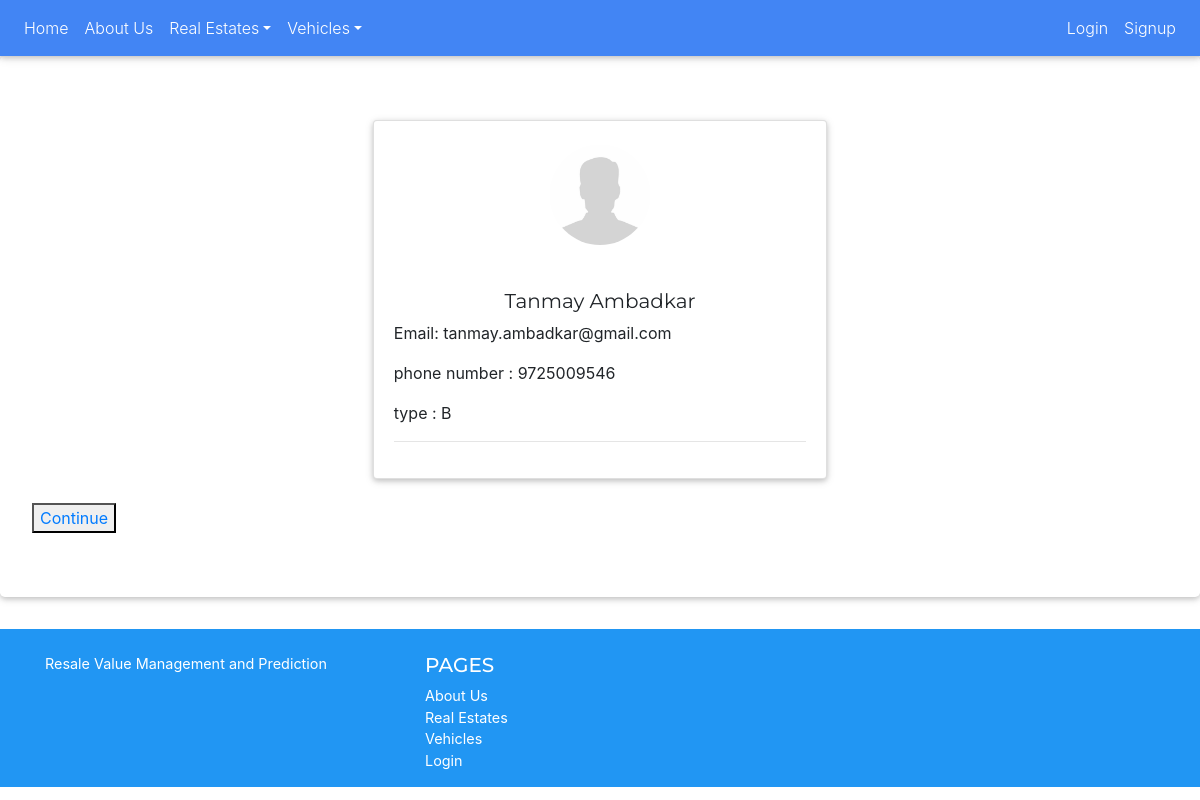
The app's page /profile/1 with its own data.
### BrokerUI/models.py (models this page shows, shortened)
class Profile(models.Model):
    user_types = (
        ('S', 'Seller'),
        ('C', 'Customer'),
        ('B', 'Broker'))
    user = models.OneToOneField(User, on_delete = models.CASCADE)
    phone_number = models.CharField(max_length=10)
    type = models.CharField(max_length = 1, choices = user_types)
    profile_image = models.ImageField(upload_to = 'profile_pics', null = True)

### BrokerUI/views.py (the view)
# urls.py: url('^profile/(?P<pk>[0-100]+)$',views.BrokerDetailView.as_view(),name='broker_detail'),
class BrokerDetailView(DetailView):
    model = Profile
    context_object_name = 'profile'
    template_name= 'BrokerUI/broker_detail.html'

### BrokerUI/templates/BrokerUI/broker_detail.html
{% extends 'SellerUI/base.html' %}
{% load static %}
{% block bodyblock %}
    <div class="jumbotron" style = "background : white">
        <div class="card testimonial-card mb-4" id = 'about' style="margin-left:30%; margin-right:30%">
          <br/>
            <div class="avatar mx-auto white" >
                {% if profile.profile_image %}
                <img src="/media/{{profile.profile_image}}" class="rounded-circle"
                alt="user" width="100" height="100">
                {% else %}
                <img src="{% static "media/blank-user.jpg" %}" class="rounded-circle"
                alt="user" width="100" height="100">
                {% endif %}
            </div>
            <br/>
            <div class="card-body">
                <h5 style="text-align:center;">{{profile.user.first_name}} {{profile.user.last_name}}</h5>
                <p>Email: {{profile.user.email}}</p>
                <p>phone number : {{profile.phone_number}}</p>
                <p>type : {{profile.type}}</p>
                <hr>
            </div>
        </div>
        {% ifequal profile.user.username user.username %}
        <button type="button"><a href="{% url 'broker_update' pk=profile.pk %}">Update</a></button>
    {% else %}
    <button type="button"><a href="{% url 'home' %}">Continue</a></button>
    {% endifequal %}
    </div>
{% endblock %}

### static/css/master.css (style rules this page uses)
body { background-color:#e9ecef; overflow-y: scroll; overflow-x: hidden; }
#about { margin-left: 2%; margin-right: 2%; }

### records on screen
Profile: user.first_name "Tanmay", user.last_name "Ambadkar", user.email "tanmay.ambadkar@gmail.com", phone_number "9725009546", type "B"
